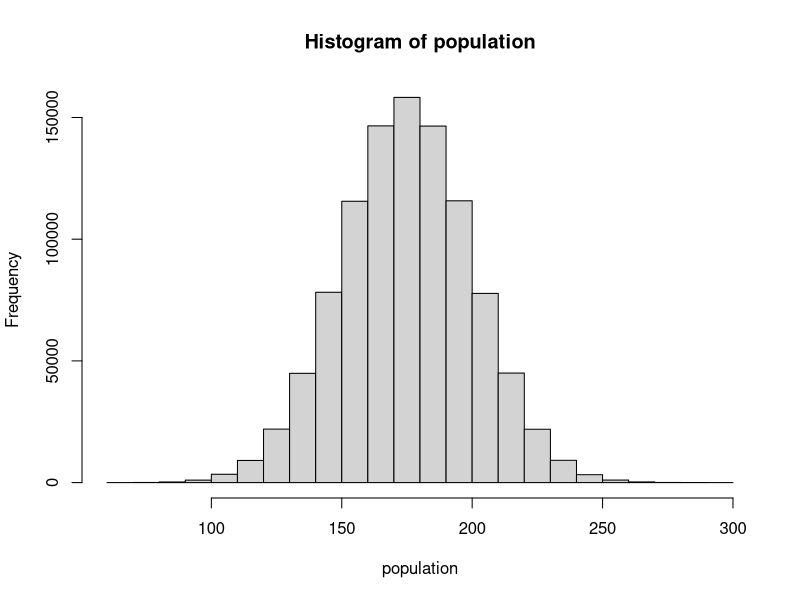
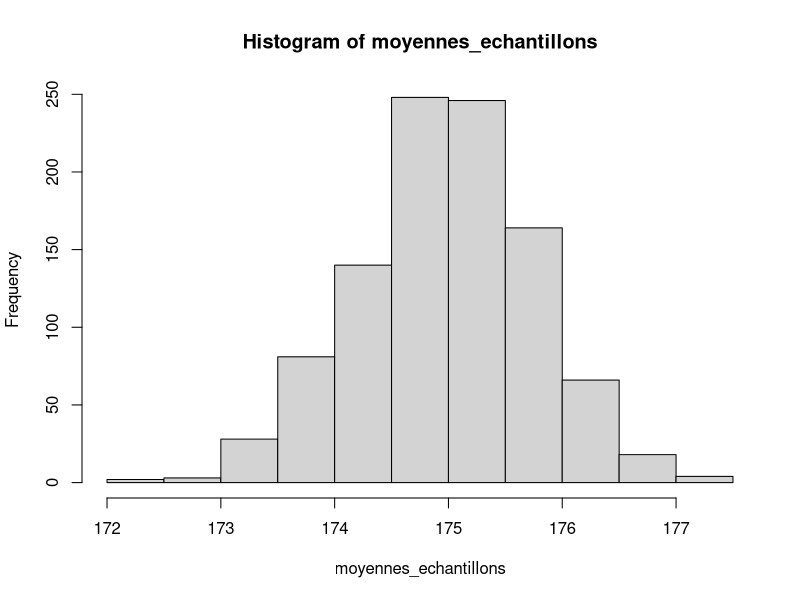

Generate these figures, in order, with R:
## ---- chunk 1
set.seed(1967)
taille_population <- 1e6
mesure_moyenne <- 175
ecart_type <- 25

population_loi_normale <- rnorm(taille_population, mean = mesure_moyenne, sd = ecart_type)

population <- population_loi_normale
mean(population)
var(population)
sd(population)

hist(population)

echantillon_from_population <- function(population, size) {
  taille_population <- length(population)
  indices_echantillon <- sample(1:taille_population, size = size, replace = FALSE)
  echantillon <- population[indices_echantillon]
  return(echantillon)
}

# get n samples of k individuals from the global population

n <- 1000
echantillons <- lapply(1:n, \(x) echantillon_from_population(population, size = 1000))
moyennes_echantillons <- sapply(echantillons, mean)

hist(moyennes_echantillons)
ecart_type_moyennes_echantillons <- sd(moyennes_echantillons)
mean_moyennes_echantillons <- mean(moyennes_echantillons)
mean_moyennes_echantillons
ecart_type_moyennes_echantillons
c(mean_moyennes_echantillons - 2 * ecart_type_moyennes_echantillons, mean_moyennes_echantillons + 2 * ecart_type_moyennes_echantillons)

